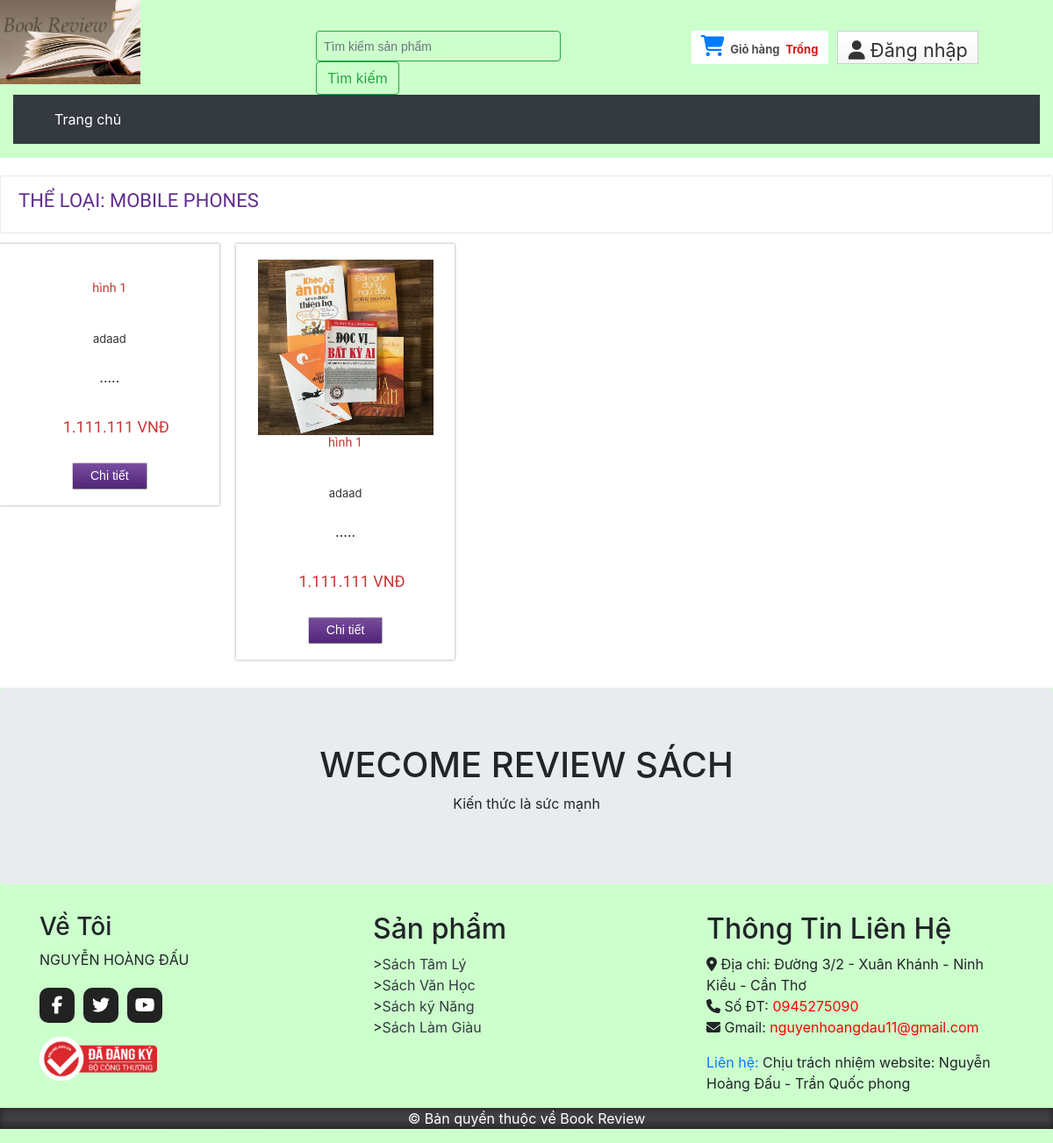
Page /productbycat.php?catid=5 on the committed database.
### tables this page shows
CREATE TABLE `tbl_product` (
  `productId` int(11) NOT NULL,
  `productName` tinytext NOT NULL,
  `product_code` varchar(200) NOT NULL,
  `productQuantity` varchar(50) NOT NULL,
  `product_soldout` varchar(50) NOT NULL DEFAULT '0',
  `product_remain` varchar(50) NOT NULL,
  `catId` int(11) NOT NULL,
  `brandId` int(11) NOT NULL,
  `product_desc` text NOT NULL,
  `type` int(11) NOT NULL,
  `price` varchar(255) NOT NULL,
  `image` varchar(255) NOT NULL
);

CREATE TABLE `tbl_category` (
  `catId` int(11) NOT NULL,
  `catName` varchar(255) NOT NULL
);

### classes/category.php (called while the page is built, shortened)
<?php
	$filepath = realpath(dirname(__FILE__));
	include_once ($filepath.'/../lib/database.php');
	include_once ($filepath.'/../helpers/format.php');
?>
<?php
	class category
	{
		private $db;
		public function __construct()
		{
			$this->db = new Database();
		}
		public function get_product_by_cat($id){
			$query = "SELECT * FROM tbl_product WHERE catId='$id' order by catId desc LIMIT 8";
			$result = $this->db->select($query);
			return $result;
		}
		public function get_name_by_cat($id){
			$query = "SELECT tbl_product.*,tbl_category.catName,tbl_category.catId FROM tbl_product,tbl_category WHERE tbl_product.catId=tbl_category.catId AND tbl_product.catId ='$id' LIMIT 1";
			$result = $this->db->select($query);
			return $result;
		}
	}
?>

### lib/database.php (called while the page is built, shortened)
<?php
Class Database{
   public $host   = DB_HOST;
   public $user   = DB_USER;
   public $pass   = DB_PASS;
   public $dbname = DB_NAME;
   public $link;
private function connectDB(){
   $this->link = new mysqli($this->host, $this->user, $this->pass,
    $this->dbname);
 }
public function select($query){
  $result = $this->link->query($query) or
   die($this->link->error.__LINE__);
  if($result->num_rows > 0){
    return $result;
  } else {
    return false;
  }
 }
}

### helpers/format.php (called while the page is built, shortened)
<?php
class Format{
 public function textShorten($text, $limit = 400){
    $text = $text. " ";
    $text = substr($text, 0, $limit);
    $text = substr($text, 0, strrpos($text, ' '));
    $text = $text.".....";
    return $text;
 }
public function format_currency($n=0){
        $n=(string)$n;
        $n=strrev($n);
        $res='';
        for($i=0;$i<strlen($n);$i++){
            if($i%3==0 && $i!=0){
                $res.='.';
            }
            $res.=$n[$i];
        }
        $res=strrev($res);
        return $res;
    }
}
?>

### productbycat.php (the view, shortened to what this page needs)
<?php
	include 'inc/header.php';
?>
<?php
	if(!isset($_GET['catid']) || $_GET['catid']==NULL){
       echo "<script>window.location ='404.php'</script>";
    }else{
        $id = $_GET['catid'];
    }
?>
<div class="main">
    <div class="content">
        <?php
	     	 $name_cat = $cat->get_name_by_cat($id);
	      	 if($name_cat){
	      	 	while($result_name = $name_cat->fetch_assoc()){
	      	?>
        <div class="content_top">
            <div class="heading">
                <h3>Thể Loại: <?php echo $result_name['catName'] ?></h3>
            </div>
        </div>
        <?php
			}}
			?>
        <div class="section group">
            <?php
	      	 $productbycat = $cat->get_product_by_cat($id);
	      	 if($productbycat){
	      	 	while($result = $productbycat->fetch_assoc()){
	      	?>
            <div class="grid_1_of_4 images_1_of_4">
                <a href="preview-3.php"><img src="admin/uploads/<?php echo $result['image'] ?>" width="200px"
                        alt="" /></a>
                <h2><?php echo $result['productName'] ?></h2>
                <p><?php echo $fm->textShorten($result['product_desc'],50); ?></p>
                <p><span class="price"><?php echo $fm->format_currency($result['price'])." "."VNĐ" ?></span></p>
                <div class="button"><span><a href="details.php?proid=<?php echo $result['productId'] ?>"
                            class="details">Chi tiết</a></span></div>
            </div>
            <?php
			}
		}else{
			echo 'Danh mục không có sẵn';
		}
			?>
        </div>
    </div>
</div>
<?php
	include 'inc/footer.php';
 ?>

### css/style.css (style rules this page uses)
html, body, div, span, applet, object, iframe, h1, h2, h3, h4, h5, h6, p, blockquote, pre, a, abbr, acronym, address, big, cite, code, del, dfn, em, img, ins, kbd, q, s, samp, small, strike, strong, sub, sup, tt, var, b, u, i, dl, dt, dd, ol, nav ul, nav li, fieldset, form, label, legend, table, caption, tbody, tfoot, thead, tr, th, td, article, aside, canvas, details, embed, figure, figcaption, footer, header, hgroup, menu, nav, output, ruby, section, summary, time, mark, audio, video { margin: 0; padding: 0; border: 0; font-size: 100%; font: inherit; vertical-align: baseline; }
a { text-decoration: none; }
img { max-width: 100%; }
body { font-family: Arial, Helvetica, sans-serif; background: url(../images/body_bg3.jpg); }
.section { clear: both; padding: 0px; margin: 0px; }
.group:before, .group:after { content: ""; display: table; }
.group:after { clear: both; }
.group { zoom: 1; }
.content { padding: 20px 0; background: #fff; }
.content h2 { font-size: 23px; color: #000; font-family: "Monda", sans-serif; }
.content_top { padding: 15px 20px; border: 1px solid #ebe8e8; border-radius: 3px; }
.heading { float: left; margin-right: 10%; }
.heading h3 { font-family: "Monda", sans-serif; font-size: 22px; color: #602d8d; text-transform: uppercase; }
.grid_1_of_4 { display: block; float: left; margin: 1% 0 1% 1.6%; box-shadow: 0px 0px 3px rgb(150, 150, 150); }
.grid_1_of_4:first-child { margin-left: 0; }
.images_1_of_4 { width: 20.8%; padding: 1.5%; text-align: center; position: relative; }
.images_1_of_4 img { max-width: 100%; }
.images_1_of_4 h2 { color: #cc3636; font-family: "Monda", sans-serif; font-size: 0.9em; font-weight: normal; }
.images_1_of_4 p { font-size: 0.8125em; padding: 0.4em 0; color: #333; }
.images_1_of_4 p span.price { font-size: 18px; font-family: "Monda", sans-serif; color: #cc3636; margin-left: 15px; }
.images_1_of_4 .button { float: left; line-height: 1.9em; margin-top: 0.3em; width: 100%; }
.images_1_of_4 .button a { padding: 7px 20px; font-size: 0.8em; }
.images_1_of_4 .button a { font-family: "Trebuchet MS", Arial, Helvetica, sans-serif; font-size: 14px; line-height: 15px; text-transform: none; color: #737370; text-decoration: none !important; background: #602d8d url(../images/large-button-overlay.png); color: white; display: inline-block; border-left: 1px solid #d4d4d4 !important; border-right: 1px solid #adadad !important; border-top: 1px solid #e0e0e0 !important; border-bottom: 1px solid #9c9c9c !important; cursor: pointer !important; margin: 0 2px; border-radius: 2px; -moz-border-radius: 2px; -webkit-border-radius: 2px; -webkit-transition: all 0.5s ease; -moz-transition: all 0.5s ease; -o-transition: all 0.5s ease; transition: all 0.5s ease; }

### rows in the picture
tbl_product: catId.catName "MOBILE PHONES", productName "hình 1", product_desc "adaad .....", price "1.111.111"
tbl_product: image (picture), productName "hình 1", product_desc "adaad .....", price "1.111.111"
